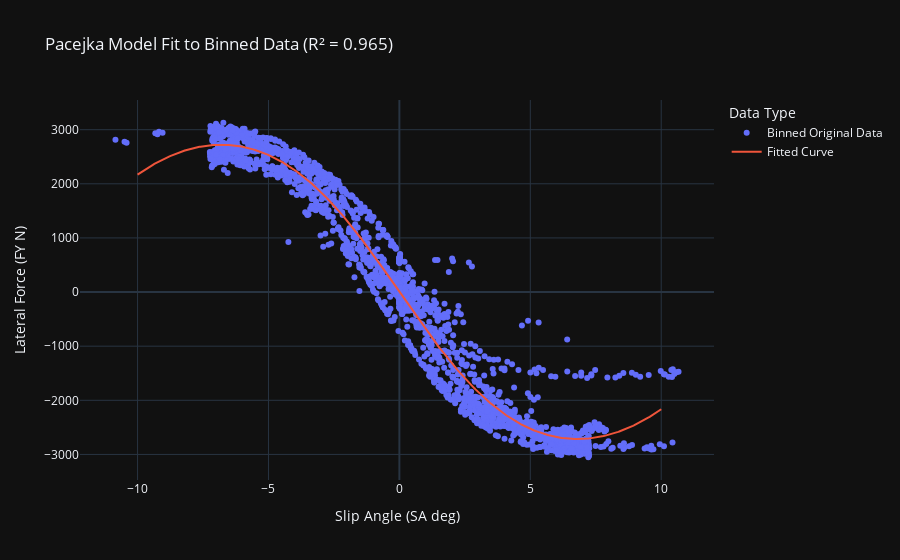

Notebook code for this chart:
### Code cell
import plotly.graph_objects as go

r2 = r2_score(binned_df['Mean FY'], pacejka_model(binned_df['Mean SA'], *params_optimal))

# Plot the original binned data and the fitted curve using Plotly
fig = go.Figure()

# Add binned original data
fig.add_trace(go.Scatter(x=binned_df['Mean SA'], y=binned_df['Mean FY'], mode='markers', name='Binned Original Data'))

# Add fitted curve
fig.add_trace(go.Scatter(x=alpha_range, y=fy_fitted, mode='lines', name='Fitted Curve'))

# Update plot layout with R² in the title
fig.update_layout(title=f'Pacejka Model Fit to Binned Data (R² = {r2:.3f})',
                  xaxis_title='Slip Angle (SA deg)',
                  yaxis_title='Lateral Force (FY N)',
                  legend_title='Data Type')

# Show plot
fig.show()

# Print the optimized coefficients and the R² value
print("Optimized Coefficients:")
print("B:", B_opt)
print("C:", C_opt)
print("D:", D_opt)
print("E:", E_opt)
print("F:", F_opt)
print(f"R² Score: {r2:.3f}")

### Figure 1 — Plotly figure (JSON) as saved in the notebook; plotly's stock layout.template omitted (floating-point values rounded to 4 significant figures; data arrays with more than 128 entries replaced by an {"elided": "..."} marker saying what was removed)
{"data": [{"mode": "markers", "name": "Binned Original Data", "x": {"elided": "2525 float values"}, "y": {"elided": "2525 float values"}, "type": "scatter"}, {"mode": "lines", "name": "Fitted Curve", "x": {"elided": "500 float values"}, "y": {"elided": "500 float values"}, "type": "scatter"}], "layout": {"title": {"text": "Pacejka Model Fit to Binned Data (R² = 0.965)"}, "xaxis": {"title": {"text": "Slip Angle (SA deg)"}}, "yaxis": {"title": {"text": "Lateral Force (FY N)"}}, "legend": {"title": {"text": "Data Type"}}}}
